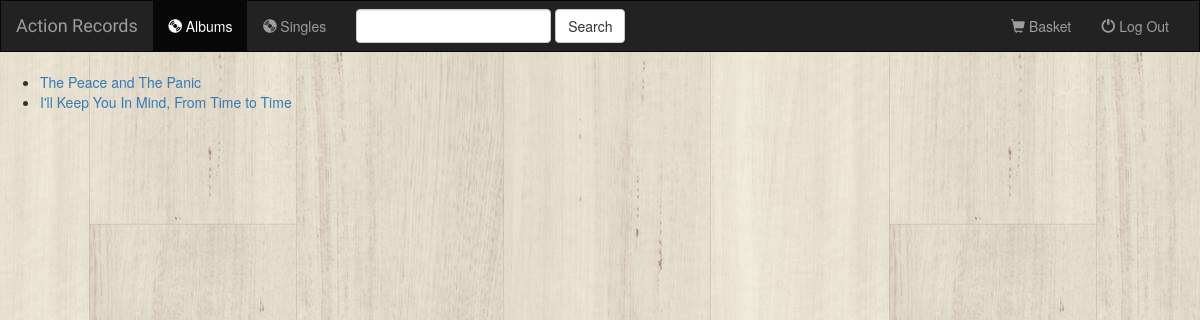
Page /frontpage/ on the earlier database version.
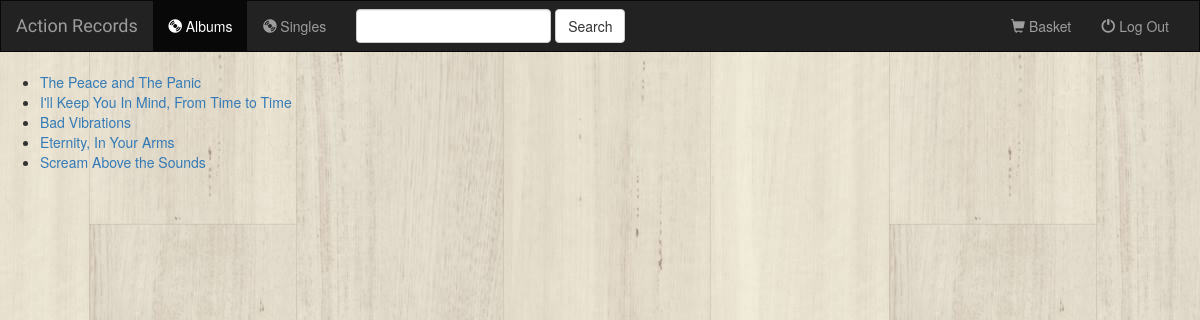
Same page on the later database version.
### frontpage/models.py (models this page shows, shortened)
class Album(models.Model):
    album_name = models.CharField(max_length=250)
    album_artist = models.CharField(max_length=250)
    description = models.CharField(max_length=1000)
    price = models.DecimalField(max_digits=5, decimal_places=2)
    picture = models.CharField(max_length=1000)
    format = models.CharField(max_length=100)

### frontpage/views.py (the view)
def index(request):
    all_albums = Album.objects.all()
    return render(request, 'frontpage/index.html', {'all_albums': all_albums})

### frontpage/templates/frontpage/index.html (shortened to what this page needs)
{% load staticfiles %}
<link rel="stylesheet" href="https://maxcdn.bootstrapcdn.com/bootstrap/3.3.6/css/bootstrap.min.css">
<link rel="stylesheet" type="text/css" href="{% static 'C:\Users\Dean\Desktop\molly1\onlineshop1\frontpage\static\frontpage\style.css' %}" />
<nav class="navbar navbar-inverse">
     <div class="container-fluid">
        <div class="navbar-header">
            <a class="navbar-brand" href="{% url 'frontpage:index' %}">Action Records</a>
        </div>
         <div class="collapse navbar-collapse" id="topnavbar">
             <ul class="nav navbar-nav">
                 <li class="active">
                     <a href="{% url 'frontpage:index' %}">
                         <span class="glyphicon glyphicon-cd" aria-hidden="true"></span>&nbsp;Albums
                     </a>
                 </li>
                 <li class="">
                     <a href="#">
                         <span class="glyphicon glyphicon-cd" aria-hidden="true"></span>&nbsp;Singles
                     </a>
                 </li>
             </ul>
             <form class="navbar-form navbar-left" role="search" method="get" action="#">
             <div class="form-group">
                 <input type="text" class="form-control" name="query" value="">
             </div>
             <button type="submit" class="btn btn-default">Search</button>
             </form>
             <ul class="nav navbar-nav navbar-right">
                 <li class="">
                     <a href="#">
                         <span class="glyphicon glyphicon-shopping-cart" aria-hidden="true"></span>&nbsp;Basket
                     </a>
                 </li>
                 <li class="">
                     <a href="#">
                         <span class="glyphicon glyphicon-off" aria-hidden="true"></span>&nbsp;Log Out
                     </a>
                 </li>
             </ul>
         </div>
     </div>
</nav>
{%if all_albums%}
        <ul>
            {%for album in all_albums%}
                   <li><a href = "{% url 'frontpage:detail' album.id %} ">{{album.album_name}}</a></li>
            {% endfor %}
        </ul>
{%else%}
    <h3>Sorry! There's nothing for sale at this time. Please check back later.</h3>
{%endif%}

### frontpage/static/frontpage/style.css (style rules this page uses)
.navbar { border-radius: 0; }
.navbar-brand { font-family: 'Gugi', cursive; }

Differences in the rows shown:
added Album: album_name "Bad Vibrations"
added Album: album_name "Eternity, In Your Arms"
added Album: album_name "Scream Above the Sounds"
